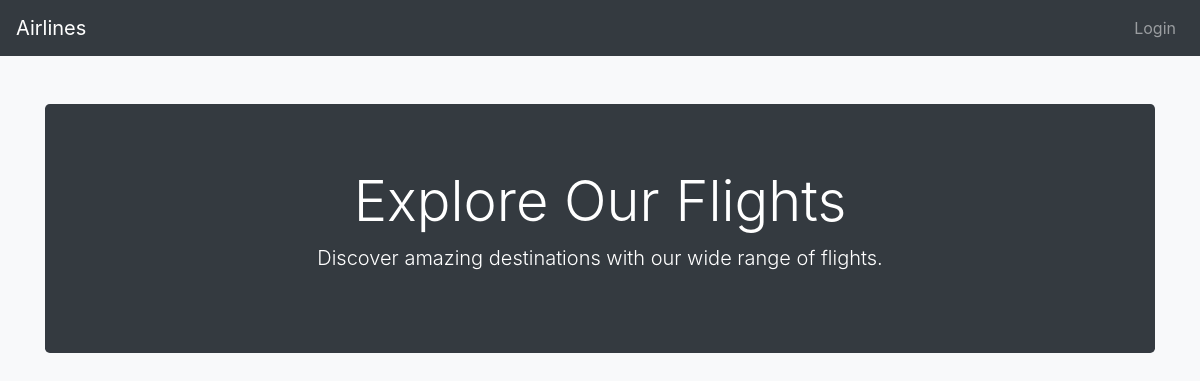
The app's page /flights/flights/, older data.
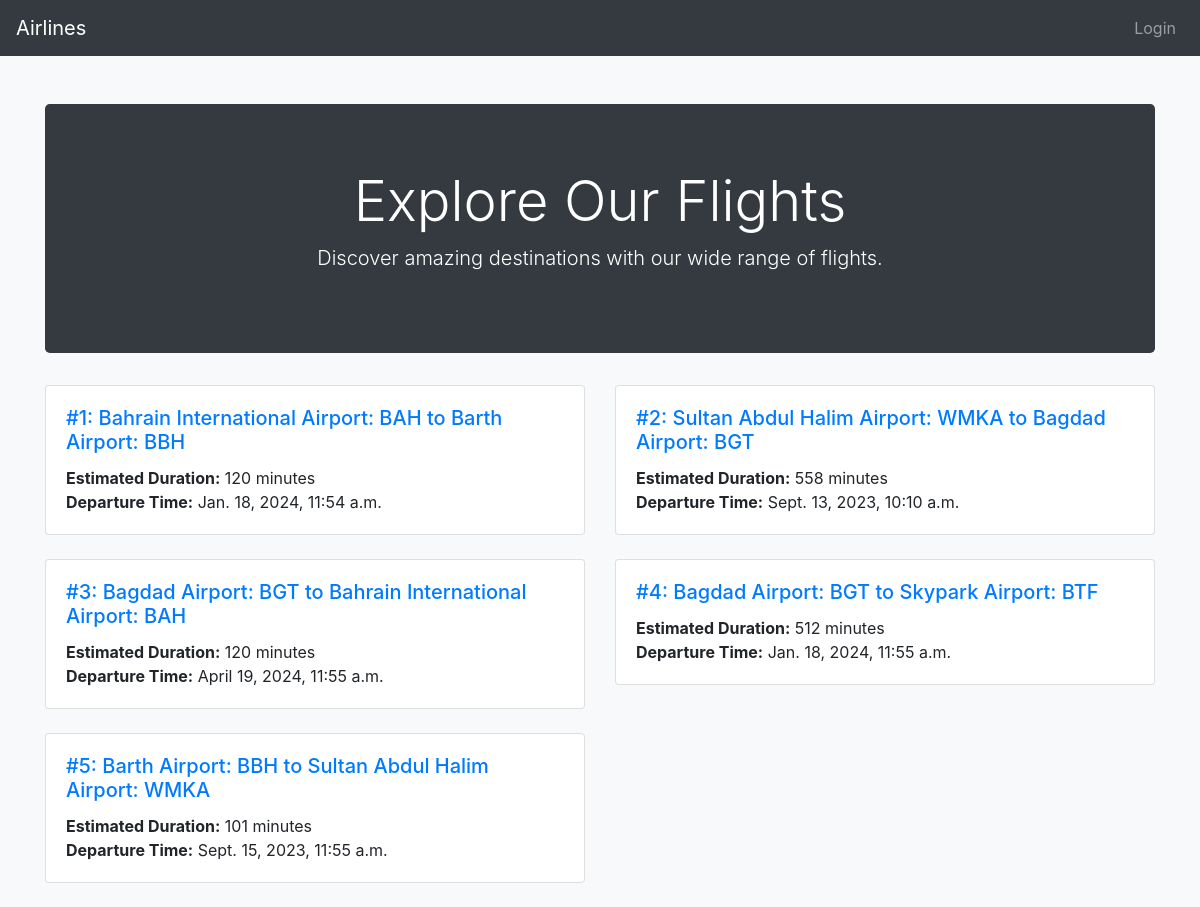
The same page, newer data.
### Flights/models.py (models this page shows, shortened)
class Flight(models.Model):
    origin = models.ForeignKey(Airport, on_delete=models.CASCADE, related_name='departures')
    destination = models.ForeignKey(Airport, on_delete=models.CASCADE, related_name='arrivals')
    estimatedDuration = models.IntegerField()
    departureTime = models.DateTimeField()

class Airport(models.Model):
    name = models.CharField(max_length=100, null=False)
    code = models.CharField(max_length=5, null=False)
    city = models.CharField(max_length=100, null=False)
    def __str__(self):
        return f"{self.name}: {self.code}"

### Flights/views.py (the view)
# urls.py: path('flights/', include('Flights.urls')),
def flights(request):
    flights = models.Flight.objects.all()
    return render(request, 'Flights/flights.html', {
        'flights': flights
    })

### Flights/templates/Flights/flights.html (shortened to what this page needs)
{% extends 'Flights/layout.html' %}
{% block body %}
    <div class="jumbotron text-center">
        <h1 class="display-4">Explore Our Flights</h1>
        <p class="lead">Discover amazing destinations with our wide range of flights.</p>
    </div>
    <div class="row">
        {% for flight in flights %}
            <div class="col-md-6">
                <div class="card mb-4">
                    <div class="card-body">
                        <h5 class="card-title">
                            <a href="{% url 'flights:flight_details' flight.id %}" class="text-decoration-none">#{{ flight.id }}: {{ flight.origin }} to {{ flight.destination }}</a>
                        </h5>
                        <p class="card-text">
                            <strong>Estimated Duration:</strong> {{ flight.estimatedDuration }} minutes<br>
                            <strong>Departure Time:</strong> {{ flight.departureTime }}
                        </p>
                    </div>
                </div>
            </div>
        {% endfor %}
    </div>
{% endblock %}

### Flights/templates/Flights/layout.html (shortened to what this page needs)
<!DOCTYPE html>
<html lang="en">
<head>
    <link rel="stylesheet" href="https://stackpath.bootstrapcdn.com/bootstrap/4.5.2/css/bootstrap.min.css">
</head>
<body>
    <nav class="navbar navbar-expand-lg navbar-dark bg-dark">
        <a class="navbar-brand" href="{% url 'flights:home' %}">Airlines</a>
        <div class="collapse navbar-collapse" id="navbarNav">
            <ul class="navbar-nav ml-auto">
                {% if user.is_authenticated %}
                    <li class="nav-item">
                        <a class="nav-link" href="{% url 'users:user_details' %}">Hello, {{ user.username }}!</a>
                    </li>
                    <li class="nav-item">
                        <form method="post" action="{% url 'users:logout' %}" class="nav-link p-0">
                            {% csrf_token %}
                            <button type="submit" class="btn btn-danger">Logout</button>
                        </form>
                    </li>
                {% else %}
                    <li class="nav-item">
                        <a class="nav-link" href="{% url 'users:login' %}">Login</a>
                    </li>
                {% endif %}
            </ul>
        </div>
    </nav>
    <div class="container mt-5">
        {% block body %}{% endblock %}
    </div>
</body>
</html>

### Flights/templates/Flights/layout.html (style rules this page uses)
body { background-color: #f8f9fa; }
.navbar { background-color: #343a40; color: white; }
.jumbotron { background-color: #343a40; color: white; }

Row changes from the older to the newer data that the page shows:
added Flight: id "1", origin "Bahrain International Airport: BAH", destination "Barth Airport: BBH", estimatedDuration "120", departureTime "Jan. 18, 2024, 11:54 a.m."
added Flight: id "2", origin "Sultan Abdul Halim Airport: WMKA", destination "Bagdad Airport: BGT", estimatedDuration "558", departureTime "Sept. 13, 2023, 10:10 a.m."
added Flight: id "3", origin "Bagdad Airport: BGT", destination "Bahrain International Airport: BAH", estimatedDuration "120", departureTime "April 19, 2024, 11:55 a.m."
added Flight: id "4", origin "Bagdad Airport: BGT", destination "Skypark Airport: BTF", estimatedDuration "512", departureTime "Jan. 18, 2024, 11:55 a.m."
added Flight: id "5", origin "Barth Airport: BBH", destination "Sultan Abdul Halim Airport: WMKA", estimatedDuration "101", departureTime "Sept. 15, 2023, 11:55 a.m."
